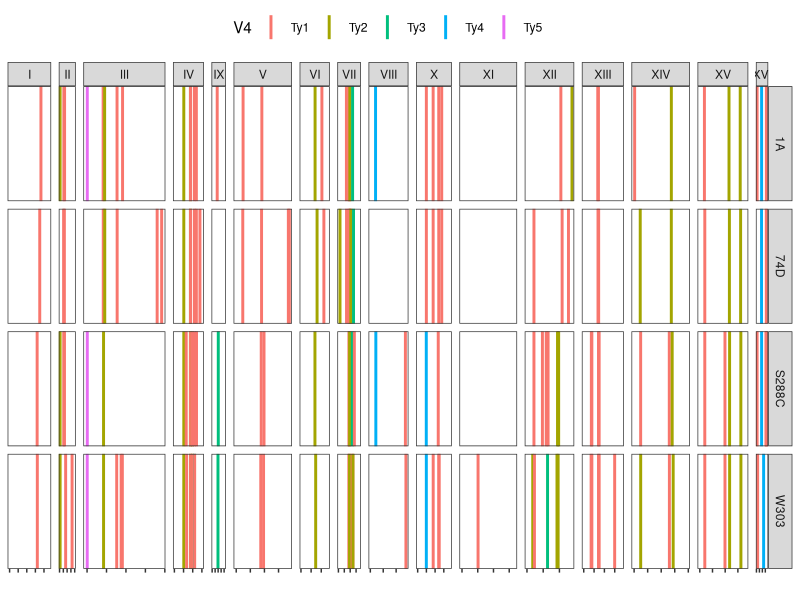
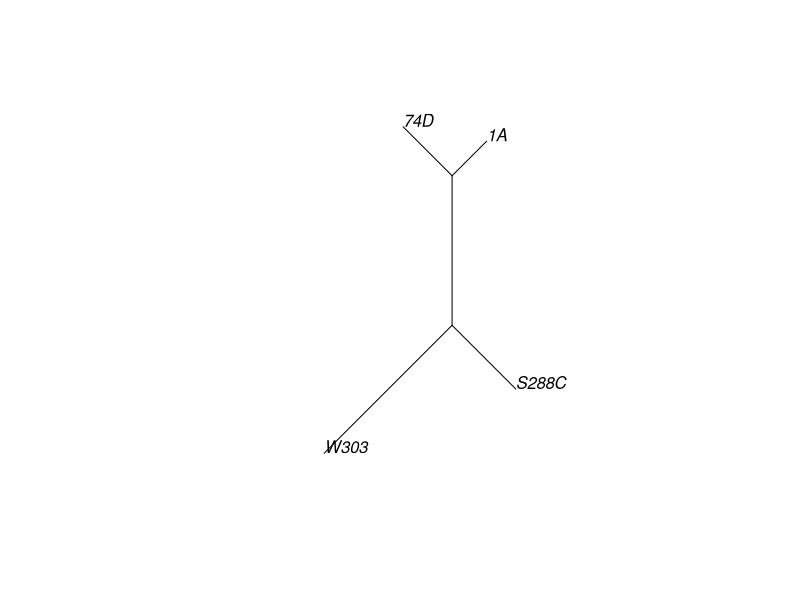
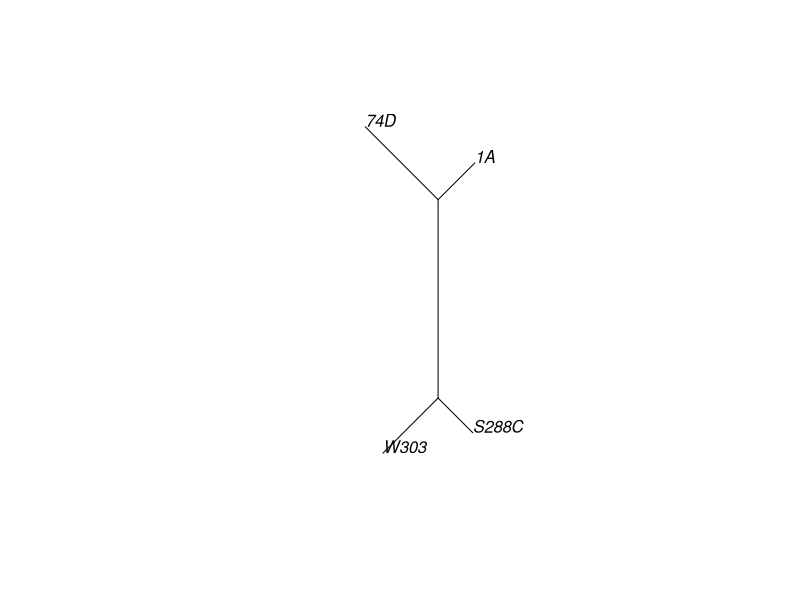
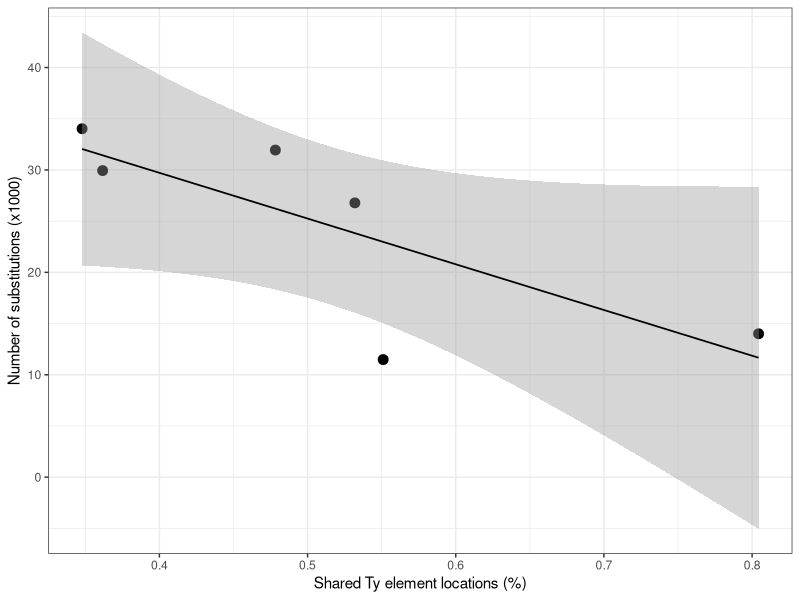

Write R code to recreate these figures, in order.
library(ggplot2)
library(ape)
library(cowplot)


ty = read.table('cumulative_Ty.tsv', sep='\t', header=F)
head(ty)
ty$V4[ty$V4 == 'Ty1,Ty2'] = 'Ty1'
ty$V2 = factor(ty$V2, levels=c('I', 'II', 'III', 'IV', 'V', 'VI', 'VII', 'VIII',
                               'IX', 'X', 'XI', 'XII', 'XIII', 'XIV', 'XV', 'XVI'))

dummy = read.table('dummy.tsv', sep='\t', header=F)

ggplot(ty, aes(x=V3)) + geom_vline(aes(xintercept=V3, col=V4), lwd=1) +
  facet_grid(vars(V1), vars(V2), scales='free') + theme_bw() +
  theme(axis.text.x = element_blank(), legend.position = 'top') + xlab('') +
  geom_blank(data=dummy, aes(x=V3))

# Trying different widths for chromosomes

p <- ggplot(ty, aes(x=V3)) + geom_vline(aes(xintercept=V3, col=V4), lwd=1) +
  facet_grid(vars(V1), vars(V2), scales='free') + theme_bw() +
  theme(axis.text.x = element_blank(), 
        legend.position = 'top',
        panel.grid = element_blank()) + xlab('') +
  geom_blank(data=dummy, aes(x=V3))

gp <- ggplotGrob(p)
facet.columns <- seq(5, 35, by = 2)

true_widths = dummy[dummy$V3 > 1, ][1:16, 'V3']
true_widths = true_widths/max(true_widths)
scaler = min(true_widths)
true_widths = true_widths/scaler

gp$widths[facet.columns] <- gp$widths[facet.columns] * true_widths
grid::grid.draw(gp)



# Trees
shared = read.table('shared_Ty.tsv', sep='\t', header=F)
head(shared)

shared_matrix = matrix(1 - shared$V3/shared$V4, nrow=4, ncol=4)
rownames(shared_matrix) = c('1A', '74D', 'S288C', 'W303')
colnames(shared_matrix) = c('1A', '74D', 'S288C', 'W303')
print(shared_matrix)

tr <- nj(as.dist(shared_matrix))
plot(tr, "u")


snps = read.table('snp_stats.tsv', sep='\t', header=F)
head(snps)

snp_matrix = matrix(snps$V3, nrow=4, ncol=4)
rownames(snp_matrix) = c('1A', '74D', 'S288C', 'W303')
colnames(snp_matrix) = c('1A', '74D', 'S288C', 'W303')
print(snp_matrix)

tr <- nj(as.dist(snp_matrix))
plot(tr, "u")

shared$snps = snps$V3/1000
shared$ty_prop = shared$V3/shared$V4
to_corr = shared[c(2, 3, 4, 7, 8, 12), ]
ggplot(to_corr, aes(x=ty_prop, y=snps)) + geom_point(size=3) +
  geom_smooth(method='lm', col='black', lwd=0.6) +
  theme_bw() + xlab('Shared Ty element locations (%)') +
  ylab('Number of substitutions (x1000)')


